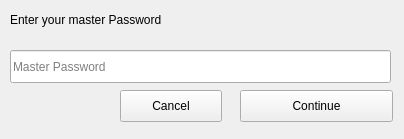
<?xml version="1.0" encoding="UTF-8"?>
<ui version="4.0">
 <class>Form</class>
 <widget class="QWidget" name="Form">
  <property name="geometry">
   <rect>
    <x>0</x>
    <y>0</y>
    <width>404</width>
    <height>139</height>
   </rect>
  </property>
  <property name="windowTitle">
   <string>Form</string>
  </property>
  <widget class="PasswordLineEdit" name="MasterPassword_login">
   <property name="geometry">
    <rect>
     <x>10</x>
     <y>50</y>
     <width>381</width>
     <height>33</height>
    </rect>
   </property>
   <property name="placeholderText">
    <string>Master Password</string>
   </property>
  </widget>
  <widget class="PrimaryPushButton" name="MasterPWDContinue_login">
   <property name="geometry">
    <rect>
     <x>240</x>
     <y>90</y>
     <width>153</width>
     <height>32</height>
    </rect>
   </property>
   <property name="text">
    <string>Continue</string>
   </property>
  </widget>
  <widget class="PushButton" name="CloseMasterPWDWindow_login">
   <property name="geometry">
    <rect>
     <x>120</x>
     <y>90</y>
     <width>102</width>
     <height>32</height>
    </rect>
   </property>
   <property name="text">
    <string>Cancel</string>
   </property>
  </widget>
  <widget class="StrongBodyLabel" name="StrongBodyLabel">
   <property name="geometry">
    <rect>
     <x>10</x>
     <y>10</y>
     <width>181</width>
     <height>19</height>
    </rect>
   </property>
   <property name="text">
    <string>Enter your master Password</string>
   </property>
  </widget>
 </widget>
 <customwidgets>
  <customwidget>
   <class>PushButton</class>
   <extends>QPushButton</extends>
   <header>qfluentwidgets</header>
  </customwidget>
  <customwidget>
   <class>PrimaryPushButton</class>
   <extends>PushButton</extends>
   <header>qfluentwidgets</header>
  </customwidget>
  <customwidget>
   <class>StrongBodyLabel</class>
   <extends>QLabel</extends>
   <header>qfluentwidgets</header>
  </customwidget>
  <customwidget>
   <class>LineEdit</class>
   <extends>QLineEdit</extends>
   <header>qfluentwidgets</header>
  </customwidget>
  <customwidget>
   <class>PasswordLineEdit</class>
   <extends>LineEdit</extends>
   <header>qfluentwidgets</header>
  </customwidget>
 </customwidgets>
 <resources/>
 <connections/>
</ui>
